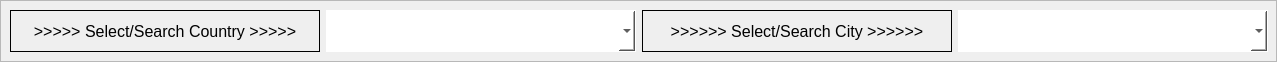
            <widget class="QFrame" name="top_frame">
             <property name="minimumSize">
              <size>
               <width>882</width>
               <height>62</height>
              </size>
             </property>
             <property name="maximumSize">
              <size>
               <width>16777215</width>
               <height>62</height>
              </size>
             </property>
             <property name="styleSheet">
              <string notr="true">border-bottom: 2px solid rgb(154, 148, 196)</string>
             </property>
             <property name="frameShape">
              <enum>QFrame::StyledPanel</enum>
             </property>
             <property name="frameShadow">
              <enum>QFrame::Raised</enum>
             </property>
             <widget class="QComboBox" name="city_list">
              <property name="geometry">
               <rect>
                <x>958</x>
                <y>10</y>
                <width>310</width>
                <height>42</height>
               </rect>
              </property>
              <property name="font">
               <font>
                <family>Sitka Banner</family>
                <pointsize>14</pointsize>
               </font>
              </property>
              <property name="styleSheet">
               <string notr="true">padding: 5px;
border: 1px solid rgb(255, 255, 255);
border-radius: 40px;
color: rgb(0, 0, 0);
background-color: rgb(255, 255, 255);</string>
              </property>
              <property name="currentIndex">
               <number>-1</number>
              </property>
             </widget>
             <widget class="QComboBox" name="country_list">
              <property name="geometry">
               <rect>
                <x>326</x>
                <y>10</y>
                <width>310</width>
                <height>42</height>
               </rect>
              </property>
              <property name="font">
               <font>
                <family>Sitka Banner</family>
                <pointsize>14</pointsize>
               </font>
              </property>
              <property name="styleSheet">
               <string notr="true">padding: 5px;
background-color: rgb(255, 255, 255);
border: 1px solid rgb(255, 255, 255);
border-radius: 40px;
color: rgb(0, 0, 0);</string>
              </property>
              <property name="currentIndex">
               <number>-1</number>
              </property>
             </widget>
             <widget class="QLabel" name="label">
              <property name="geometry">
               <rect>
                <x>642</x>
                <y>10</y>
                <width>310</width>
                <height>42</height>
               </rect>
              </property>
              <property name="font">
               <font>
                <pointsize>12</pointsize>
                <underline>false</underline>
               </font>
              </property>
              <property name="styleSheet">
               <string notr="true">border-color: rgb(255, 255, 255);</string>
              </property>
              <property name="frameShape">
               <enum>QFrame::Box</enum>
              </property>
              <property name="text">
               <string>&gt;&gt;&gt;&gt;&gt;&gt; Select/Search City &gt;&gt;&gt;&gt;&gt;&gt;</string>
              </property>
              <property name="alignment">
               <set>Qt::AlignCenter</set>
              </property>
              <property name="wordWrap">
               <bool>false</bool>
              </property>
             </widget>
             <widget class="QLabel" name="label_2">
              <property name="geometry">
               <rect>
                <x>10</x>
                <y>10</y>
                <width>310</width>
                <height>42</height>
               </rect>
              </property>
              <property name="font">
               <font>
                <pointsize>12</pointsize>
                <underline>false</underline>
               </font>
              </property>
              <property name="styleSheet">
               <string notr="true">border-color: rgb(255, 255, 255);</string>
              </property>
              <property name="frameShape">
               <enum>QFrame::Box</enum>
              </property>
              <property name="text">
               <string>&gt;&gt;&gt;&gt;&gt; Select/Search Country &gt;&gt;&gt;&gt;&gt;</string>
              </property>
              <property name="alignment">
               <set>Qt::AlignCenter</set>
              </property>
              <property name="wordWrap">
               <bool>false</bool>
              </property>
             </widget>
            </widget>
